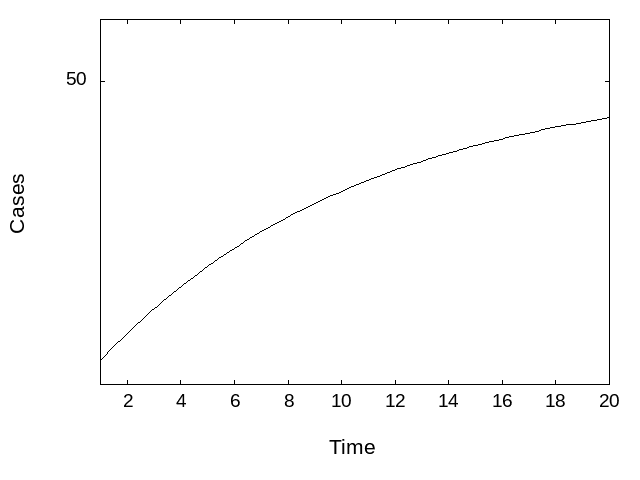

Write gnuplot code to recreate this figure.
set key box off
set lmargin 10
set bmargin 5
set xtics font "Arial,14"
set ytics 0,50,100 font "Arial,14"
set xlabel "Time" font "Arial,16" offset 0,-1
set ylabel "Cases" font "Arial,16" offset -2,0
set xrange [1:20]
set yrange [1:60]
a = 51
b = 0.1
f(x) = a*(1-exp(-b*x))
set terminal png
set output "outbreak2.png"
plot f(x) w l lc -1 lw 0.5